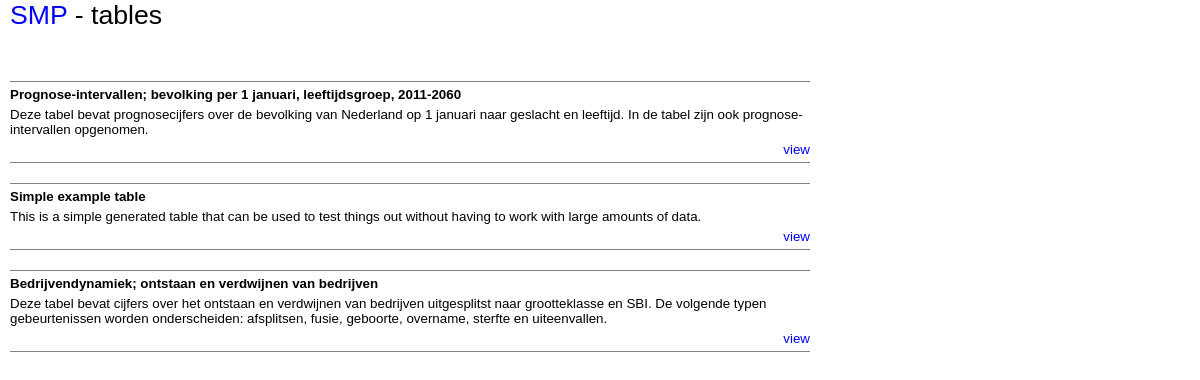
Before: / with the older database file.
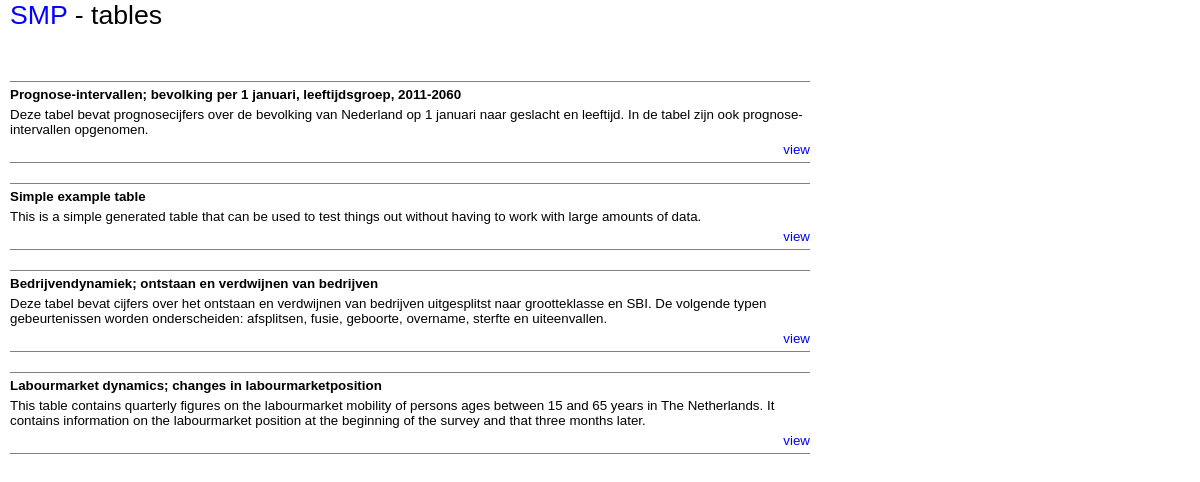
After: the same page with the newer database file.
### tables this page shows
CREATE TABLE tables 
( id INTEGER,
	name TEXT,
	longname TEXT,
	description TEXT,
	url TEXT 
);

### index.php (the view, shortened to what this page needs)
<!DOCTYPE html>
<html lang="en">
  <head>
    <link rel="stylesheet" href="css/smp.css" type="text/css"/>
  </head>
  <body>
    <header>
        <h1><a href="<?php echo $_SERVER['PHP_SELF'];?>">SMP</a> - tables</h1>
    </header>
    <article>
<?php
  $pdo = new PDO("sqlite:data/test.sqlite");
  $r = $pdo->query("SELECT * FROM tables");
  while ($row = $r->fetch()) {
    echo '<div class="table">';
    echo '<h2>' . $row['longname'] . '</h2>';
    echo '<p>' . $row['description'] . '</p>';
    echo '<p class="tableoptions"><a href="view.php?id=' . $row['id'] . '">view</a></p>';
    echo '</div>';
  }
?>
    </article>
</body>
</html>

### css/smp.css (style rules this page uses)
* { font-family : sans-serif; font-size : 10pt; font-weight : normal; margin : 0pt; padding : 0pt; }
A { font-size : inherit; color : rgb(0,0,255); text-decoration : none; }
HEADER, ARTICLE { margin-left : 10px; width : 800px; }
HEADER H1 { font-size : 200%; }
ARTICLE { margin-top : 50px; margin-bottom : 50px; }
DIV.table { margin-top : 20px; border-bottom :gray solid 1px; border-top :gray solid 1px; }
H2 { font-weight : bold; margin-top : 5px; margin-bottom : 5px; }
P { margin-top : 5px; margin-bottom : 5px; }
P.tableoptions { text-align : right; }

Changed rows visible on the page:
added tables: longname "Labourmarket dynamics; changes in labourmarketposition", description "This table contains quarterly figures on the labourmarket mobility of persons ages between 15 and 65 years in The Netherlands. It contains information on the labourmarket position at the beginning of the survey and that three months later."
